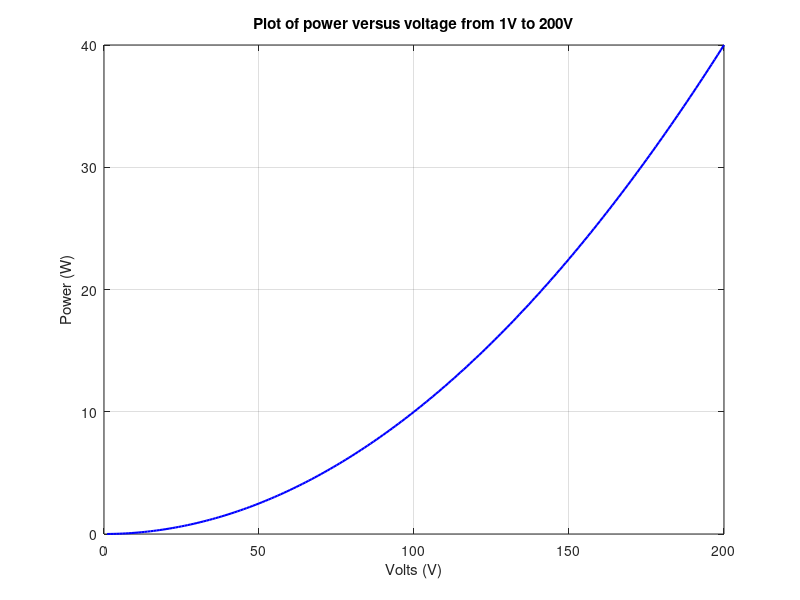
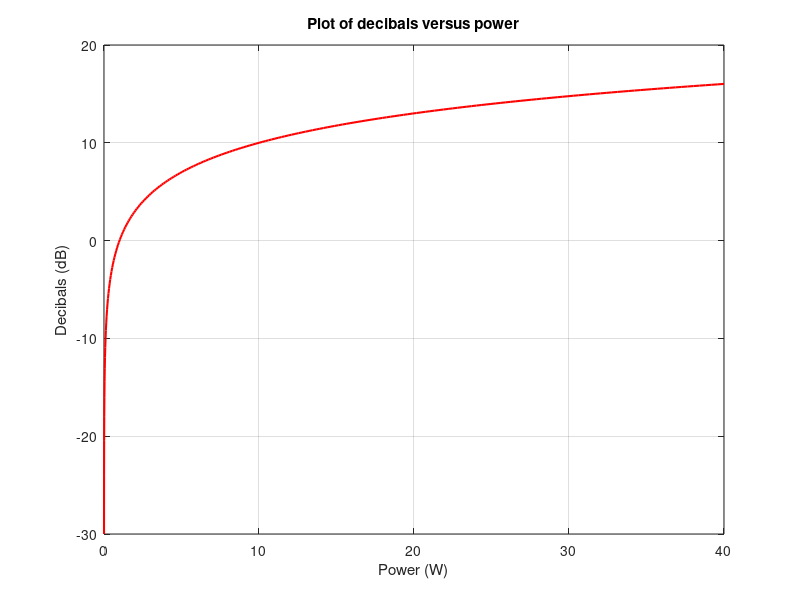

Recreate these plots in MATLAB, in order.
%Script file: Power in a resistor
%MATLAB Programming for Engineers: Problem 2.25
%
%Purpose:  The voltage across a resistor is related to current flowing
%through it by Ohm's Law:
%   V = IR
%
%Author:  Ayaz Noor
%Date: 1/10/21

%Define variables:
% res     --resistor
% cur     --current
% vol     --volts
% pow     --pow
% db      --decibals, the ratio of two power measurements



%Set values
res = 1000;
vol = 1:1:200;

%Use V =IR to solve for current
cur = vol ./ res;
pow = vol .* cur;

%create plot of power in Watts
plot(vol, pow, 'b-', 'LineWidth', 1.5);
title('Plot of power versus voltage from 1V to 200V');
xlabel('Volts (V)');
ylabel('Power (W)');
grid on;
figure;

%create plot of power in dBW (dB power levels with respect to a 1 W
%reference

% to calculate decibals, use: 
db = 10 * log10(pow ./ 1);
plot(pow, db, 'r-', 'LineWidth', 1.5);
title('Plot of decibals versus power');
xlabel('Power (W)');
ylabel('Decibals (dB)');
grid on;
